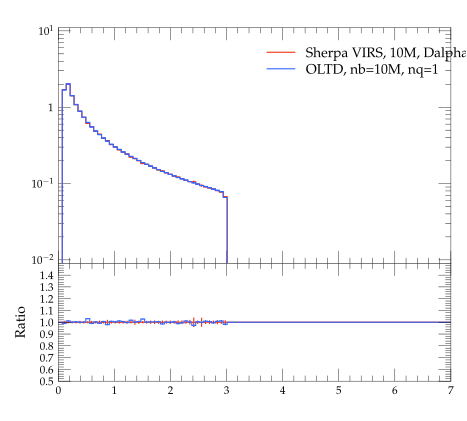

This chart was generated by the following Python code:
#! /usr/bin/env python

# This Python script was auto-generated using YODA v2.0.0.
# Analysis object: /evtb/cutEg_jg_e
# Timestamp: 16-04-2024 (10:05:22)

import matplotlib as mpl
import matplotlib.pyplot as plt
mpl.use('Agg') # comment out for interactive use
import os
import numpy as np

plotDir = os.path.split(os.path.realpath(__file__))[0]
if 'YODA_USER_PLOT_PATH' in globals():
    plot_outdir = globals()['YODA_USER_PLOT_PATH']
else:
    plot_outdir = plotDir

#plot style
plt.style.use(os.path.join(plotDir, '../default.mplstyle'))
# plot metadata
figW, figH = plt.rcParams['figure.figsize']
ax_xLabel = r''
ax_yLabel = r''
ax_title  = r''
ax_xScale = 'linear'
ax_yScale = 'log'
xLims = (0.0, 7.0)
yLims = (0.009000000000000001, 11.0)

# TeX-friendly labels for the legend
labels = [ r"Sherpa VIRS, 10M, Dalpha=0.01", r"OLTD, nb=10M, nq=1" ]

# Create figure and axis objects
fig, (ax, ratio0_ax) = plt.subplots(2, 1, sharex=True,
                  figsize=(figW,figH), gridspec_kw={'height_ratios': (2, 1)})
ratio0_ax.yaxis.set_major_locator(mpl.ticker.MultipleLocator(0.1))
ratio0_ax.set_ylim(0.5, 1.4999)
ratio0_ax.set_ylabel('Ratio')

# LineColor map: curve index -> color
linecolors = {0: '#EE3311', 1: '#3366FF'}
# the numerical data is stored in a separate file
dataf = dict()
prefix = os.path.split(__file__)[0]
if prefix:    prefix = prefix + '/'
exec(open(prefix+'cutEg_jg_e__data.py').read(), dataf)


legend_handles = [] # keep track of handles for the legend

# style options for curves
# starts at zorder>=5 to draw curve on top of legend
styles = {
  'curve0': {
    'color' : linecolors[0],
    'linestyle' : '-',
    'marker' : 'o',
    'zorder' : 5,
    'histstyle' : True,
  },
  'curve1': {
    'color' : linecolors[1],
    'linestyle' : '-',
    'marker' : 'o',
    'zorder' : 6,
    'histstyle' : True,
  },
}
# curve from input yoda files in main panel
for label in dataf['yvals'].keys():
    if all(np.isnan(v) for v in dataf['yvals'][label]):
        continue
    tmp = None
    if styles[label]['histstyle']: # draw as histogram
        tmp, = ax.plot(dataf['xedges'], dataf['yedges'][label],
                       color=styles[label]['color'],
                       linestyle=styles[label]['linestyle'],
                       drawstyle='steps-pre', solid_joinstyle='miter',
                       zorder=styles[label]['zorder'], label=label)
        ax.errorbar(dataf['xpoints'], dataf['yvals'][label], color=styles[label]['color'],
                    xerr=dataf['xerrs'], yerr=[dataf['ydowns'][label], dataf['yups'][label]],
                    linestyle='none', zorder=styles[label]['zorder'])
    else: # draw as scatter
        tmp = ax.errorbar(dataf['xpoints'], dataf['yvals'][label],
                          xerr=dataf['xerrs'],
                          yerr=[ dataf['ydowns'][label],
                          dataf['yups'][label] ],
                          fmt=styles[label]['marker'],
                          ecolor=styles[label]['color'],
                          color=styles[label]['color'], zorder=2)
        tmp[-1][0].set_linestyle(styles[label]['linestyle'])
    legend_handles += [tmp]
    for varLabel in dataf['variation_yvals'].keys():
        if varLabel.startswith(label):
            tmp, = ax.plot(dataf['xedges'], dataf['variation_yvals'][varLabel],
                           color=styles[label]['color'],
                           linestyle=styles[label]['linestyle'],
                           drawstyle='steps-pre', solid_joinstyle='miter',
                           zorder=styles[label]['zorder'], alpha=0.5)


# plots on ratio panel
# curve from input yoda files in ratio panel
for label, yvals in dataf['ratio0_yvals'].items():
    if all(np.isnan(v) for v in yvals):
        continue
    if styles[label]['histstyle']: # plot as histogram
        ratio0_ax.plot(dataf['xedges'], yvals,
                       color=styles[label]['color'],
                       linestyle=styles[label]['linestyle'],
                       drawstyle='steps-pre', zorder=1,
                       solid_joinstyle='miter')
        ratio0_ax.vlines(dataf['xpoints'],
                         dataf['ratio0_ymin'][label],
                         dataf['ratio0_ymax'][label],
                         color=styles[label]['color'], zorder=1)
    else: # plot as scatter
        tmp = ratio0_ax.errorbar(dataf['xpoints'],
                                 yvals, xerr=dataf['xerrs'],
                                 yerr=dataf['ratio0_yerrs'][label],
                                 fmt=styles[label]['marker'],
                                 ecolor=styles[label]['color'],
                                 color=styles[label]['color'])
        tmp[-1][0].set_linestyle(styles[label]['linestyle'])

    for varlabel in dataf['ratio0_variation_vals'].keys():
        if varlabel.startswith(label):
            ratio0_ax.plot(dataf['xedges'],
                            dataf['ratio0_variation_vals'][varlabel],
                            color=styles[label]['color'],
                            linestyle=styles[label]['linestyle'],
                            drawstyle='steps-pre', solid_joinstyle='miter',
                            zorder=1, alpha=0.5)

legend_pos = (0.5, 0.97)
ax.legend(legend_handles, labels, loc='upper left', bbox_to_anchor=legend_pos)

# set plot metadata as defined above
ratio0_ax.set_xlabel(ax_xLabel)
ratio0_ax.xaxis.set_label_coords(1., -.15)
ax.set_ylabel(ax_yLabel, loc='top')
ax.set_title(ax_title, loc='left')
ax.set_xscale(ax_xScale)
ax.set_yscale(ax_yScale)
ax.set_xlim(xLims)
ax.set_ylim(yLims)

# tick formatting
plt.rcParams['xtick.top'] = True
plt.rcParams['ytick.right'] = True
ax.yaxis.set_major_locator(mpl.ticker.LogLocator(base=10.0, numticks=np.inf))
ax.yaxis.set_minor_locator(mpl.ticker.LogLocator(
                           base=10.0, subs=np.arange(0.1, 1, 0.1), numticks=np.inf))
fig.align_ylabels((ax, ratio0_ax))
plt.savefig(os.path.join(plot_outdir, 'cutEg_jg_e.pdf'), format='PDF')
plt.savefig(os.path.join(plot_outdir, 'cutEg_jg_e.png'), format='PNG')

plt.close(fig)
